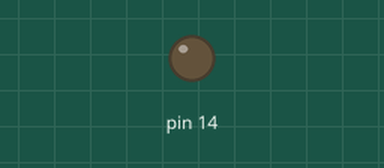
This sketch was run on a simulated Arduino Uno, built with avr-gcc and run on an emulated ATmega328P. Parts: output pins drawn as LEDs (lit = HIGH).

Above: at 0.5 s.
At 9.0 s:
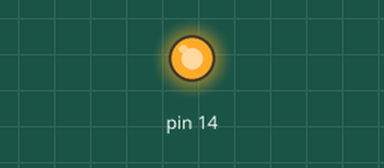
Timing chart, 0 to 13.0 s (numbered marks = the images above):
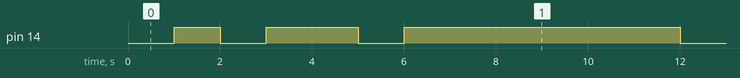

The sketch:

ex2.ino
```cpp
#include <avr/io.h>
void timer2_init()
{
  // set up timer with no prescaling
  TCCR2B |= (1 << CS21) | (1 << CS22);
  TCCR2B &= ~(1 << CS20);
  TCCR2B |= (1 << FOC2B);
  TCCR2A &= ~(1 << WGM20) & ~(1 << WGM21);
  TCCR2A &= ~(1 << COM2A0) & ~(1 << COM2A1);

  // initialize counter
  TCNT2 = 0;
  TIMSK2 |= (1 << TOIE2);
}
volatile uint8_t tot_overflow;
int sevenSegment = 0;
ISR(TIMER2_OVF_vect)
{
  tot_overflow++;
}
int main()
{
  // connect led to pin PC0
  DDRC |= (1 << PC0);
  PORTC = 0;
  sei();
  timer2_init();
  while (1)
  {
    // check if no. of overflows = 12
    if (tot_overflow >= 244) // NOTE: '>=' is used
    {
      // check if the timer count reaches 53
      if (TCNT2 >= 36)
      {
        if(sevenSegment==0){
          PORTC = 0x3F;
        }
        else if(sevenSegment==1){
          PORTC = 0x06;
        }
         else if(sevenSegment==2){
          PORTC = 0x5B;
        }
         else if(sevenSegment==3){
          PORTC = 0x4f;
        }
         else if(sevenSegment==4){
          PORTC = 0x66;
        }
         else if(sevenSegment==5){
          PORTC = 0x6D;
        }
         else if(sevenSegment==6){
          PORTC = 0x7D;
        }
         else if(sevenSegment==7){
          PORTC = 0x07;
        }
         else if(sevenSegment==8){
          PORTC = 0xFF;
        }
         else if(sevenSegment==9){
          PORTC = 0x6f;
          sevenSegment = -1;
        }
          sevenSegment++;

        TCNT2 = 0;           // reset counter
        tot_overflow = 0;    // reset overflow counte
      }
    }
  }
  return 0;
}
```

Measured:
- by itself, pin 14: repeats every 10.0 s: LOW 1.0 s, HIGH 2.0 s, LOW 1.0 s, HIGH 6.0 s
